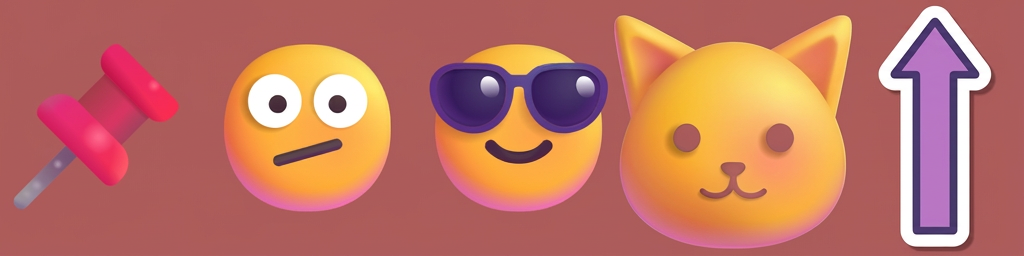
#> input picture Images/pushIconHigsRes.png, 1024 x 256 px, found by its file name
$ python extract_push_icon.py
#> lines starting #> are read from the running program, lines starting #| are printed output that depends on the picture; after the words box and inside, x2 and y2 are one past the last pixel; in counts of white or black regions, pixels touching at a corner belong together
#!/usr/bin/env python3
"""Extract the 5th icon (push arrow) from pushIconHigsRes.png strip."""
from PIL import Image
import numpy as np

src = Image.open("Images/pushIconHigsRes.png").convert("RGBA")
w, h = src.size
#> w = 1024; h = 256

# 5 icons in the strip — the arrow is rightmost, crop generously from right
# Image is 1024x256, arrow starts around x=860
crop = src.crop((int(w * 0.84), 0, w, h))
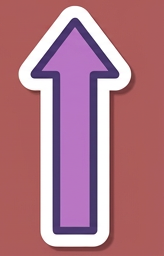
#> crop: PIL image 164x256 RGBA; mean R, G, B, A 176.2, 117.7, 133.1, 255

# Remove the grey-brown background — sample from multiple corners for robustness
arr = np.array(crop, dtype=np.float32)
corners = [arr[2, 2, :3], arr[2, -3, :3], arr[-3, 2, :3], arr[-3, -3, :3]]
#> corners = [[173, 92, 89], [172, 91, 92], [173, 93, 91], [172, 92, 91]]
bg = np.mean(corners, axis=0)
#> bg = [172.5, 92, 90.75]
tolerance = 65.0
dist = np.sqrt(np.sum((arr[:, :, :3] - bg) ** 2, axis=2))
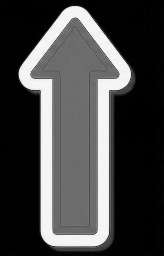
#> dist: shape (256, 164) float32; min 0.559, max 245.7, mean 68.2
arr[dist < tolerance, 3] = 0
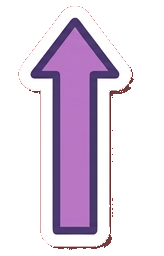
#> arr: shape (256, 164, 4) float32; mean R, G, B, A 176.2, 117.7, 133.1, 107; transparent parts drawn white

# Second pass — any remaining brownish/reddish fringe pixels
# The arrow is purple/white/dark-blue, so warm-brown pixels are background
for y in range(arr.shape[0]):
    for x in range(arr.shape[1]):
        if arr[y, x, 3] == 0:
            continue
        r, g, b = arr[y, x, :3]
        # Brown/reddish fringe: red channel dominates, low blue
        if r > 80 and r > b * 1.15 and g < 140 and b < 140:
            arr[y, x, 3] = 0
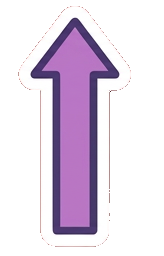
#> arr: shape (256, 164, 4) float32; 1.05% of pixels changed, all inside (x1, y1, x2, y2) = (25, 16, 134, 250); transparent parts drawn white

result = Image.fromarray(arr.astype(np.uint8))

# Trim transparent edges
bbox = result.getbbox()
#> bbox = (18, 6, 131, 247)
if bbox:
    result = result.crop(bbox)
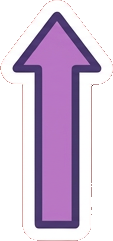
#> result: PIL image 113x241 RGBA; mean R, G, B, A 178.7, 132, 156.4, 160.9; transparent parts drawn white

# Make square
cw, ch = result.size
#> cw = 113; ch = 241
side = max(cw, ch)
#> side = 241
square = Image.new("RGBA", (side, side), (0, 0, 0, 0))
#> square: PIL image 241x241 RGBA; every value is 0
square.paste(result, ((side - cw) // 2, (side - ch) // 2))
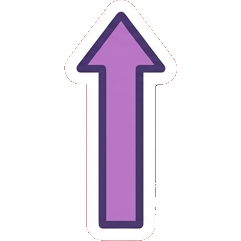
#> square: PIL image 241x241 RGBA; mean R, G, B, A 83.8, 61.9, 73.3, 75.4; transparent parts drawn white

# Resize to 1024
out = square.resize((1024, 1024), Image.LANCZOS)
out.save("icons/git_push.png")

# Multi-resolution ICO
sizes = [16, 24, 32, 48, 64, 128, 256]
frames = [out.resize((s, s), Image.LANCZOS) for s in sizes]
#> frames = 7 items
frames[0].save(
    "icons/git_push.ico",
    format="ICO",
    sizes=[(s, s) for s in sizes],
    append_images=frames[1:],
)
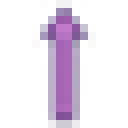
#> saved as git_push.ico: PIL image 16x16 RGBA (shown 8 times larger); mean R, G, B, A 115, 107.6, 120.6, 75.7; transparent parts drawn white
print(f"Extracted push icon {cw}x{ch} -> 1024x1024 png + ico")
#| Extracted push icon 113x241 -> 1024x1024 png + ico
